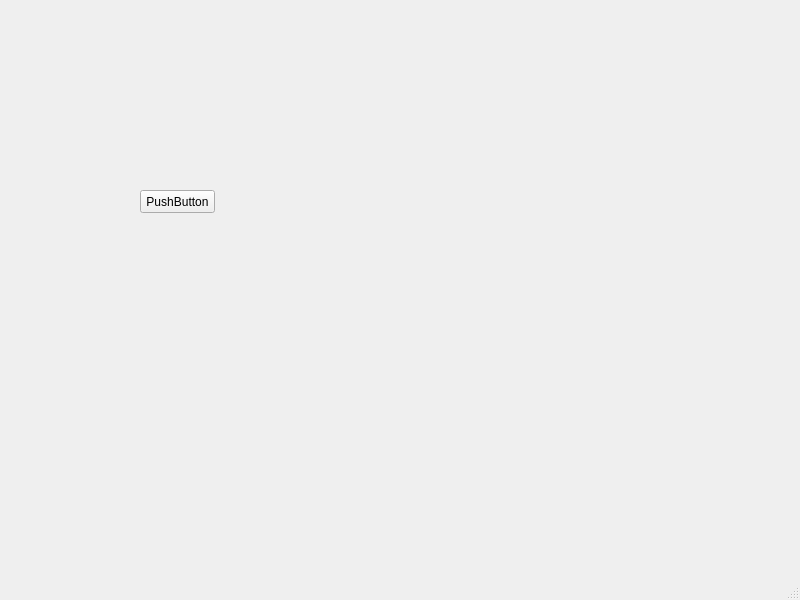
<?xml version="1.0" encoding="UTF-8"?>
<ui version="4.0">
 <class>MainWindow</class>
 <widget class="QMainWindow" name="MainWindow">
  <property name="geometry">
   <rect>
    <x>0</x>
    <y>0</y>
    <width>800</width>
    <height>600</height>
   </rect>
  </property>
  <property name="windowTitle">
   <string>MainWindow</string>
  </property>
  <widget class="QWidget" name="centralwidget">
   <widget class="QPushButton" name="pushButton">
    <property name="geometry">
     <rect>
      <x>140</x>
      <y>190</y>
      <width>75</width>
      <height>23</height>
     </rect>
    </property>
    <property name="text">
     <string>PushButton</string>
    </property>
   </widget>
  </widget>
  <widget class="QMenuBar" name="menubar">
   <property name="geometry">
    <rect>
     <x>0</x>
     <y>0</y>
     <width>800</width>
     <height>23</height>
    </rect>
   </property>
  </widget>
  <widget class="QStatusBar" name="statusbar"/>
 </widget>
 <resources/>
 <connections/>
</ui>
